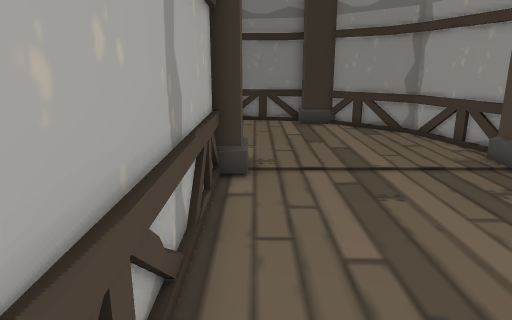
view 1 (above)

16 first-person views from a walk through a 3-D level made in the Unity game engine. The camera is 1.3 m above the floor, tilts 14° down and sees 70° across. Doors are open. The floor is counted in squares, 0.5 m on a side. Each view is taken from the middle of a square. On the plan, view 1 faces up. The plan holds only what a view shows up to about 20 squares ahead; the rest is blank. The place goes on beyond the plan. The player character is not drawn.

view 2
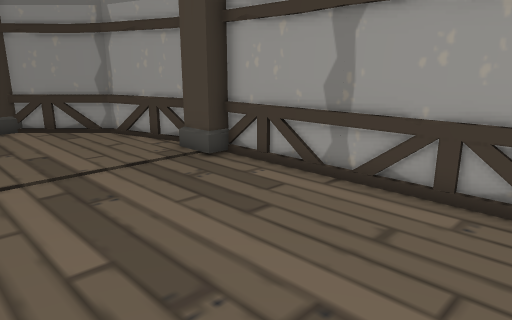

view 3
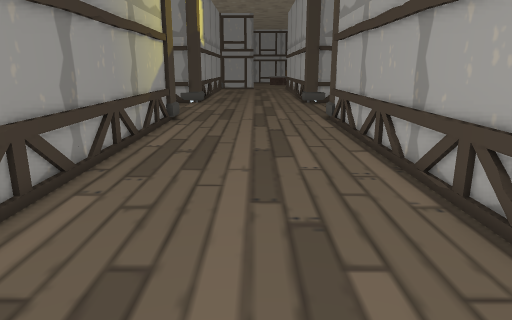

view 4
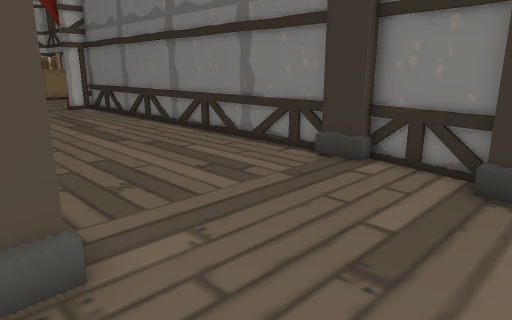

view 5
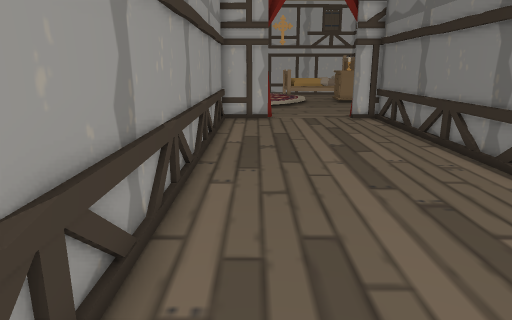

view 6
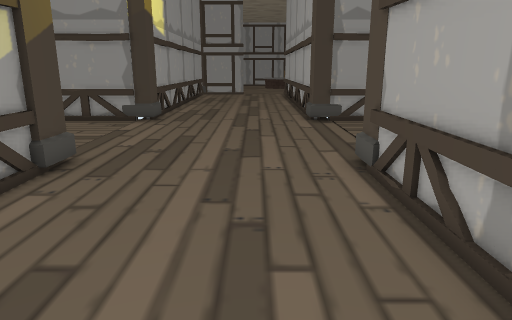

view 7
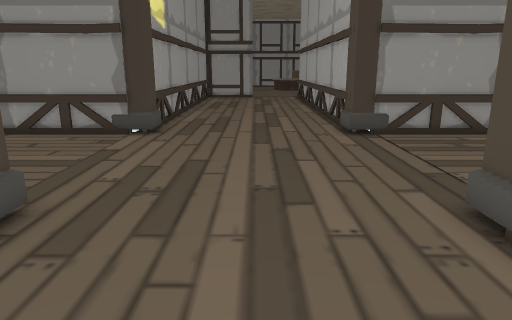

view 8
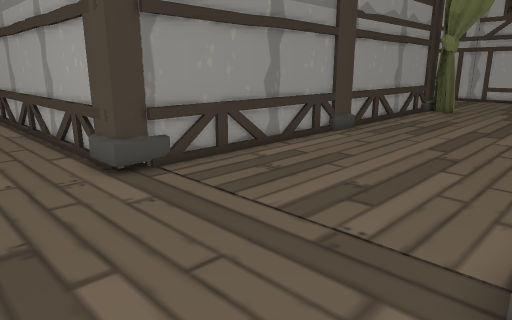

view 9
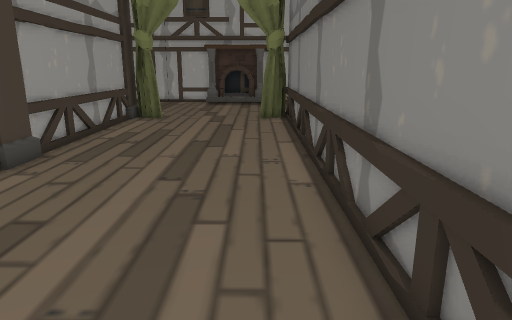

view 10
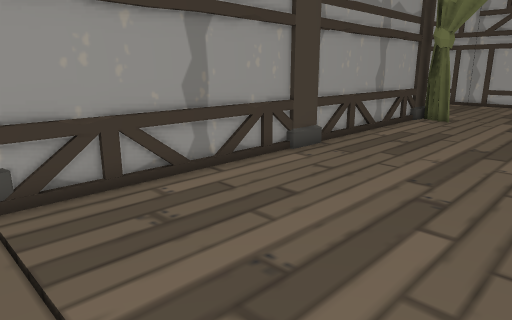

view 11
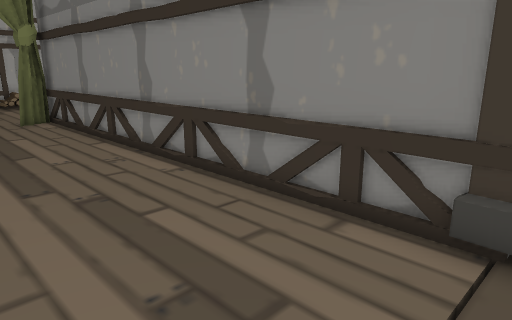

view 12
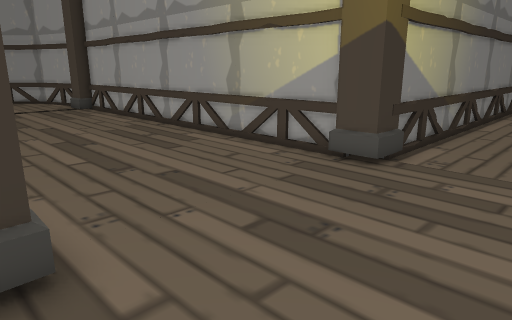

view 13
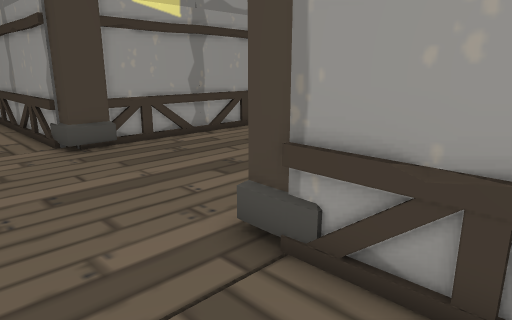

view 14
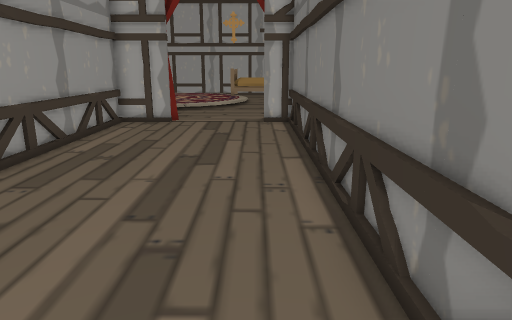

view 15
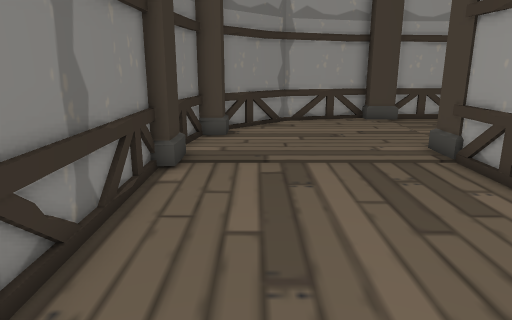

view 16
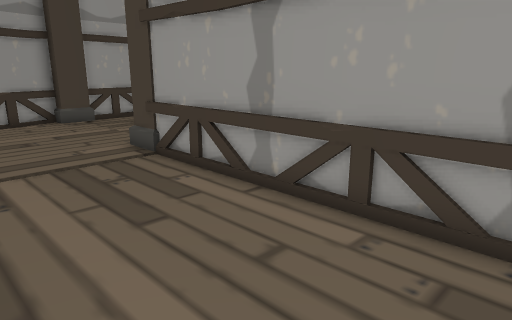

### Floor plan
Points are (right, up) in squares from view 1. A wall is a line through its corners. A room is listed if a view was taken in it or the views show most of it. See-through windows are left out.
Room 1 (views 1, 2, 3, 4, 5, 6, 7, 8, 9, 10, 11, 12, 13, 14, 15, 16)
walls: (-2.4, -11.2) (-21.9, -11.2); (7.6, -10) (7.6, 8.9); (-1.1, 8.9) (-1.1, -10.4); (11.5, -11.2) (8.4, -11.2); (7.5, 10.1) (6.3, 14.6) (3.5, 17.4); (-1.1, -20.4) (-1.1, -25.5); (8.1, -19.9) (11.6, -19.9); (2.3, 18.2) (-1.1, 18.8); (-2.5, 18.8) (-21.5, 18.8) (-21.5, 17.4); (7.6, -25.6) (7.6, -21.4); (-21.5, 11.6) (-21.5, 10.1) (-1.5, 10.1); (-20.5, -19.9) (-1.8, -19.9)
low walls: (-5.6, -11.3) (-6.1, -11.4); (-5.1, 18.7) (-5.7, 18.6); (-10.2, 18.7) (-10.7, 18.6)
objects: other object (-22, 12) to (-22, 13); other object (-22, 18); other object (-21, -19) to (-21, -18); other object (-21, -13) to (-21, -12); other object (-2, -11) to (-1, -10); other object (-2, 18) to (-1, 19); other object (-1, -20); other object (-1, 9) to (0, 10); other object (3, 17) to (4, 19); other object (7, -21) to (9, -20); other object (7, -11) to (8, -10); other object (7, 9) to (7, 10)

Positions as (right, up) in squares from view 1, and headings:
1: (0, 0), facing up
2: (0, 0), facing up-right
3: (3, 9), facing down
4: (4, 9), facing up-left
5: (-1, 12), facing left
6: (2, -1), facing down
7: (3, -5), facing down
8: (3, -11), facing down-left
9: (-1, -13), facing left
10: (-1, -12), facing down-left
11: (-1, -17), facing up-left
12: (-2, -16), facing up-right
13: (-5, -16), facing down-right
14: (-3, 17), facing left
15: (-12, 16), facing right
16: (-12, 16), facing down-right
